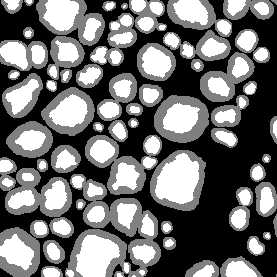
#> input picture papers/surface_relaxivity_bias/figures/rat_sem_crop.png, 277 x 277 px
$ python real_substrate.py
#> lines starting #> are read from the running program, lines starting #| are printed output that depends on the picture; after the words box and inside, x2 and y2 are one past the last pixel; in counts of white or black regions, pixels touching at a corner belong together; long printed decimals are rounded
#> further down, seg is the input picture: shape (277, 277); min 0, max 255, mean 112.4
#!/usr/bin/env python
"""real_substrate.py -- represent a real axon+myelin EM segmentation as a pack of
fitted MYELINATED CYLINDERS (per-axon inner radius from the axon lumen, outer radius
from the watershed-assigned myelin ring -> per-axon g-ratio), at the axons' true
centroids.

Why fit cylinders rather than walk the raw label map: the irregular-segmentation
(SDF) walk does not confine the extra-axonal walkers (a separate engine limitation),
whereas the exact-circle reflection of PackedCylinders is validated and confines
correctly. Fitting myelinated cylinders preserves the quantity the surface/diffusion
physics depends on -- the per-axon inner diameter and g-ratio (hence S/V) at the real
positions and packing -- while using the trusted engine. The fitted cross-section is
shown next to the raw segmentation (Fig 1) for transparency.

Convention (AxonDeepSeg): axon lumen = 255, myelin = 127, extra = 0.
"""
import numpy as np
from scipy import ndimage


def extract_myelinated_cylinders(seg, pixel_size_m, axon_label=255,
                                 myelin_label=127, min_axon_px=8):
    """Return (centers_xy (N,2) m, r_inner (N,) m, r_outer (N,) m) for each axon.

    Inner radius = area-equivalent radius of the axon lumen. Outer radius =
    area-equivalent radius of (axon + its watershed-assigned myelin ring), so the
    myelin (a connected network) is partitioned to the nearest axon, giving a
    per-axon g-ratio.
    """
#> called with pixel_size_m = 1.3e-07, axon_label = 255, myelin_label = 127, min_axon_px = 8
    seg = seg[..., 0] if seg.ndim == 3 else seg
    axon = seg == axon_label
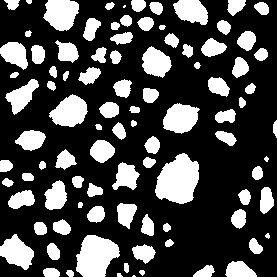
#> axon: shape (277, 277) bool; 28.2% white; 94 white regions (4 under 20 px), largest, box (x1, y1, x2, y2) and area: (155, 153, 199, 204) 1594, (76, 235, 120, 277) 1323, (49, 94, 88, 127) 847
    myelin = seg == myelin_label
#> myelin: shape (277, 277) bool; 31.9% white; 52 white regions (2 under 20 px), largest, box (x1, y1, x2, y2) and area: (65, 174, 161, 277) 3134, (0, 157, 74, 238) 1763, (36, 0, 105, 92) 1656
    lab_ax, n = ndimage.label(axon)
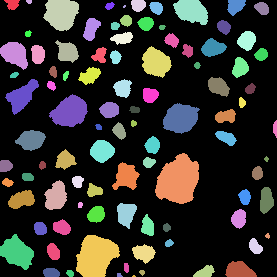
#> lab_ax: shape (277, 277) int32; 95 distinct labels, from 0 to 94; one colour per label, 0 black
#> n = 94
    # nearest-axon label for every pixel (EDT watershed of the axon markers)
    _, (iy, ix) = ndimage.distance_transform_edt(lab_ax == 0, return_indices=True)
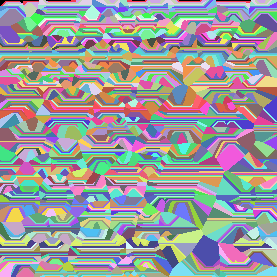
#> iy: shape (277, 277) int32; 277 distinct labels, from 0 to 276; one colour per label, 0 black
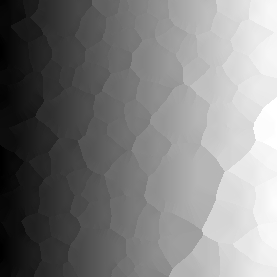
#> ix: shape (277, 277) int32; min 0, max 276, mean 137.8; drawn with min black and max white
    nearest = lab_ax[iy, ix]
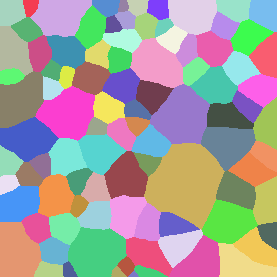
#> nearest: shape (277, 277) int32; 94 distinct labels, from 1 to 94; one colour per label, 0 black
    cx, cy, ri, ro = [], [], [], []
    for i in range(1, n + 1):
        am = lab_ax == i
        a_ax = int(am.sum())
        if a_ax < min_axon_px:
            continue
        a_my = int(((nearest == i) & myelin).sum())
        yc, xc = ndimage.center_of_mass(am)
        cx.append(xc * pixel_size_m); cy.append(yc * pixel_size_m)
        ri.append(np.sqrt(a_ax / np.pi) * pixel_size_m)
        ro.append(np.sqrt((a_ax + a_my) / np.pi) * pixel_size_m)
#> this loop made 94 passes
#> (a_ax, a_my, yc, xc) on passes 1, 2, 3, 4, 5, 6, 7, 8, 9, 11, 12, 13: (109, 119, 3.78, 12.02), (20, 40, 1.25, 28.7), (843, 539, 13.35, 60.89), (146, 100, 4.82, 137.9), (638, 546, 10.91, 191.1), (209, 244, 5.86, 235.2), (52, 64, 5.5, 109.3), (135, 132, 7.41, 156), (143, 261, 7.85, 261.7), (106, 103, 20.24, 125.9), (172, 186, 23.19, 145.6), (261, 436, 28.44, 90.8)
#> a_ax on pass 10: 7
#> pass 1, in extract_myelinated_cylinders, `am = lab_ax == i`:
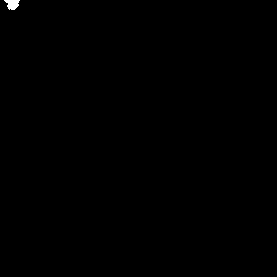
#> am: shape (277, 277) bool; 0.14% white; 1 white region, box (x1, y1, x2, y2) and area: (4, 0, 20, 10) 109
#> after the loop: am: shape (277, 277) bool; 0.01% white in thin lines or dots, all inside (x1, y1, x2, y2) = (132, 275, 136, 277)
#> after the loop, cx = 92 values, max 3.57e-05 at index 47, min 6.85e-07 at index 58, mean 1.71e-05; cy = 92 values, max 3.57e-05 at index 91, min 1.63e-07 at index 1, mean 1.67e-05; ri = 92 values, max 2.93e-06 at index 55, min 3.2e-07 at index 56, mean 9.99e-07; ro = 92 values, max 3.74e-06 at index 55, min 5.68e-07 at index 1, mean 1.49e-06
    centers = np.column_stack([cx, cy])
#> centers = 92 pairs, first value 6.85e-07 to 3.57e-05, second value 1.63e-07 to 3.57e-05
    return centers, np.asarray(ri), np.asarray(ro)


def substrate_summary(seg, pixel_size_m, **kw):
    """(centers, r_in, r_out, stats) for a crop. The headline geometric quantity is
    the INTERIOR area/spin-weighted moment sv_in = <4/d>_V over the axon inner
    diameters -- robust to packing (no circle-overlap artefact), and the quantity
    that sets the intra-axonal surface relaxivity. Also reports the mask-based
    exterior S/V (true fibre/extra perimeter over extra area)."""
    centers, ri, ro = extract_myelinated_cylinders(seg, pixel_size_m, **kw)
    seg2 = seg[..., 0] if seg.ndim == 3 else seg
    L = seg2.shape[0] * pixel_size_m
#> L = 3.6e-05
    d = 2 * ri
#> d = 92 values, max 5.86e-06 at index 55, min 6.39e-07 at index 56, mean 2e-06
    sv_in = float(np.sum(4.0 * d) / np.sum(d ** 2))           # <4/d>_V (area-weighted)
#> sv_in = 1580588.1
    # mask-based exterior S/V (robust; no fitted-circle overlap)
    fibre = (seg2 == 255) | (seg2 == 127)
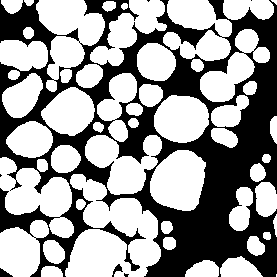
#> fibre: shape (277, 277) bool; 60.1% white; 7 black regions (4 under 20 px), largest, box (x1, y1, x2, y2) and area: (0, 0, 277, 277) 30491, (0, 268, 13, 277) 65, (112, 264, 123, 277) 54
    edge = (fibre[1:] != fibre[:-1]).sum() + (fibre[:, 1:] != fibre[:, :-1]).sum()
#> edge = 7395
    extra_area = float((~fibre).sum()) * pixel_size_m ** 2
#> extra_area = 5.18e-10
    sv_ext_mask = (edge * pixel_size_m) / extra_area if extra_area > 0 else np.nan
#> sv_ext_mask = 1857032.4
    f_fibre = float(fibre.sum()) / fibre.size
#> f_fibre = 0.601
    stats = dict(n=len(ri), mean_d_um=float(d.mean() * 1e6),
                 g=float(np.mean(ri / ro)), f_fibre=f_fibre,
                 sv_in_um=sv_in / 1e6, sv_ext_mask_um=sv_ext_mask / 1e6, L_um=L * 1e6)
#> stats = {'n': 92, 'mean_d_um': 2, 'g': 0.659, 'f_fibre': 0.601, 'sv_in_um': 1.58, 'sv_ext_mask_um': 1.86, 'L_um': 36.01}
    return centers, ri, ro, stats


def packed_outer(centers, r_outer, L):
    """PackedCylinders of the OUTER (myelin) circles -- the obstacles that hinder
    extra-axonal water; walkers diffuse outside them (extra-axonal D(t))."""
    from dmipy_sim.geometries import PackedCylinders
    return PackedCylinders(radii=np.asarray(r_outer), centers=np.asarray(centers), L=L)


if __name__ == '__main__':
    import os
    from PIL import Image
    HERE = os.path.dirname(os.path.abspath(__file__))
    seg = np.array(Image.open(os.path.join(HERE, 'rat_sem_crop.png')))
    _, _, _, s = substrate_summary(seg, 0.13e-6)
#> s has the same summary as stats in substrate_summary
    print(s)
#| {'n': 92, 'mean_d_um': 1.998, 'g': 0.6594, 'f_fibre': 0.6008, 'sv_in_um': 1.581, 'sv_ext_mask_um': 1.857, 'L_um': 36.010}
